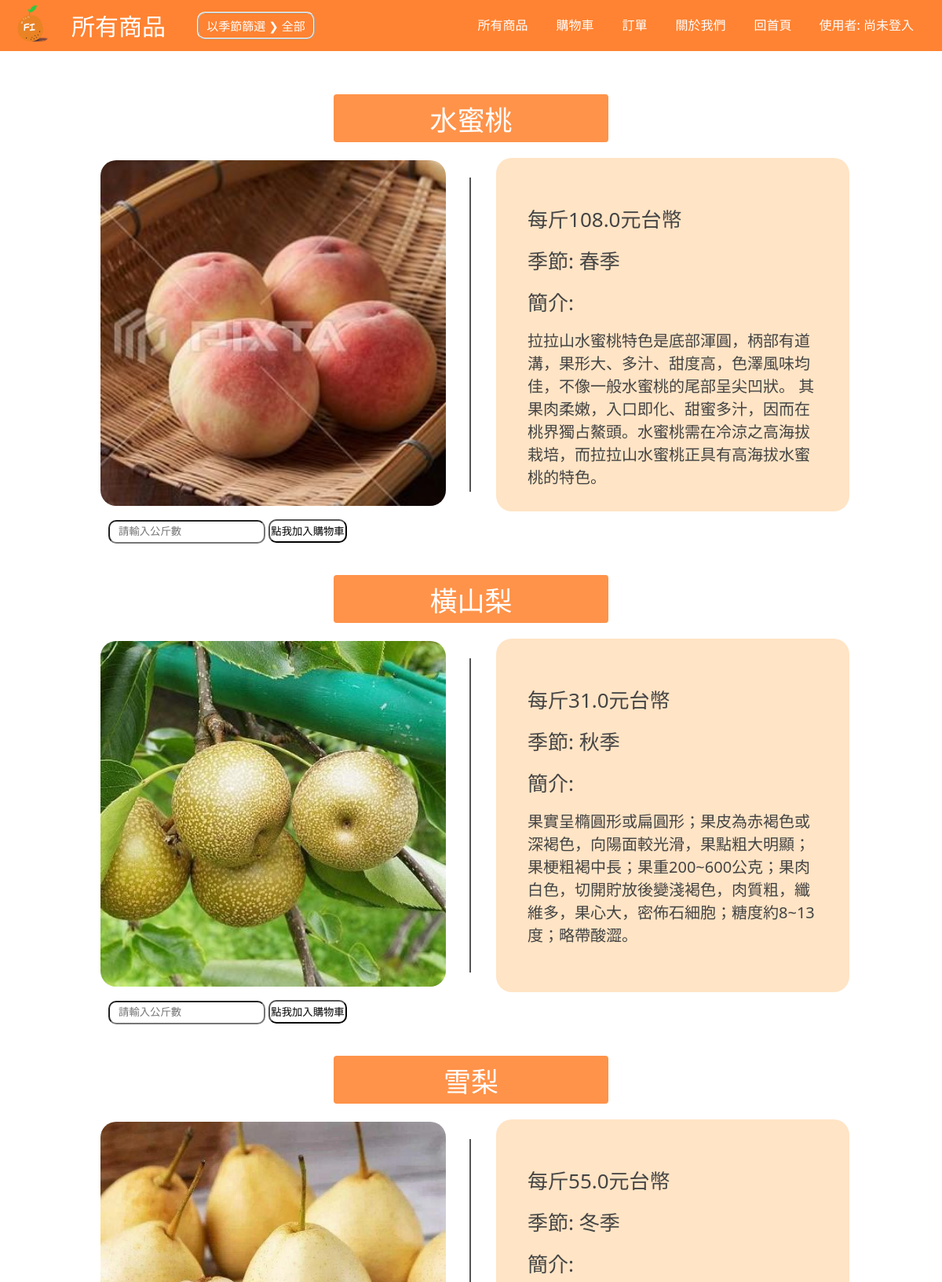
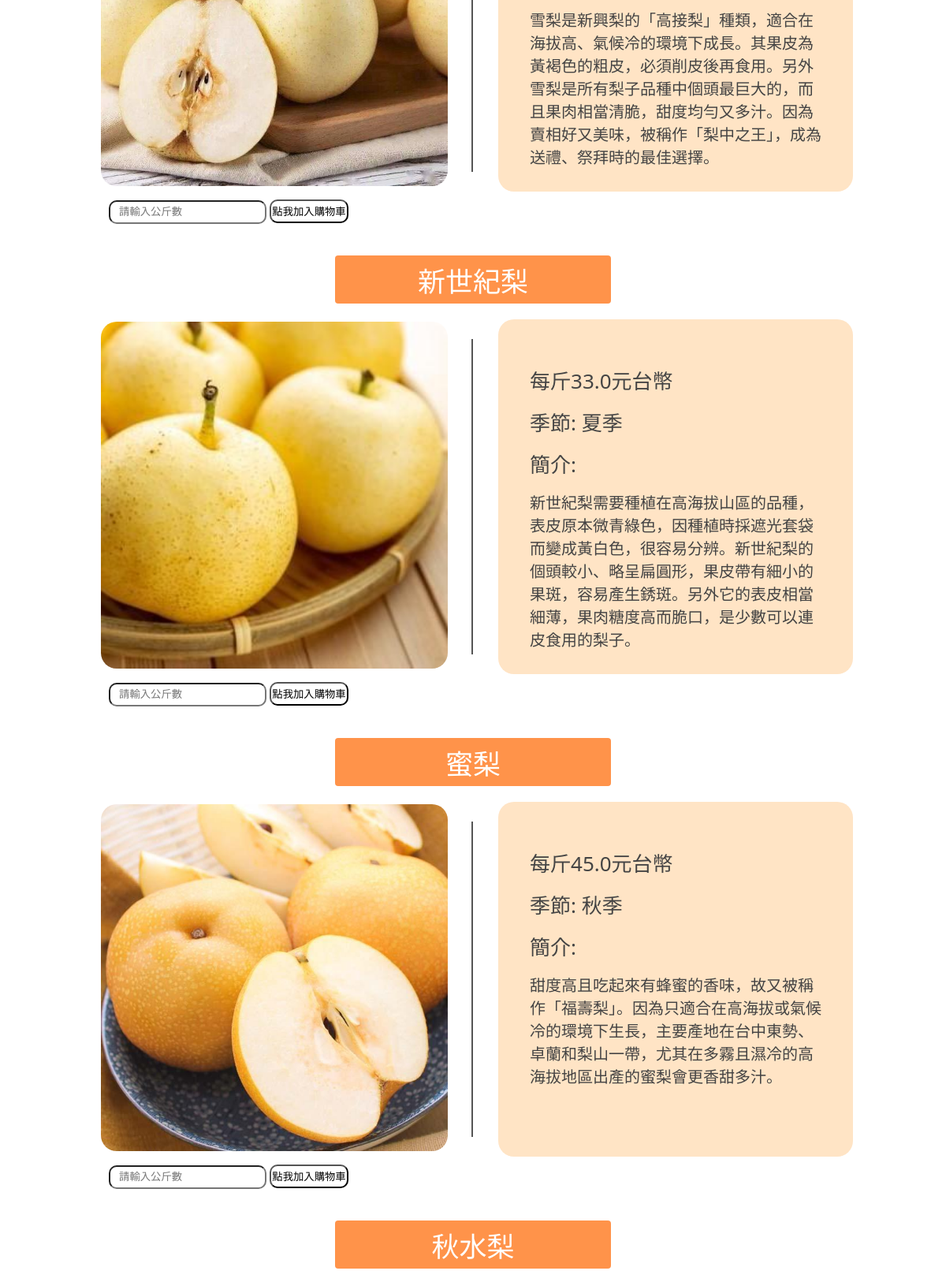
Page /product/index/all (upper part) on the committed database (2 pictures, top to bottom).
### product/models.py (models this page shows, shortened)
class Product(models.Model):
    product_name = models.CharField(max_length=32)
    price_per_kg = models.FloatField(max_length=10)
    season = models.ForeignKey(Season, on_delete=models.CASCADE)
    storage_kg = models.FloatField(max_length=32)
    description = models.TextField(max_length=150)
    product_image = ProcessedImageField(upload_to='Product_images/')

class Season(models.Model):
    season_name = models.CharField(max_length=2)
    def __str__(self):
        return f"{self.season_name}"

### product/views.py (the view)
# urls.py: path("index/<str:season>", views.index, name = "index"),
def index(request, season):
    if request.method == "POST":
        if not request.user.is_authenticated:
            url = str(reverse_lazy('user:signin'))
            return redirect(url)
        else:
            number = request.POST["number"]
            id = request.POST["product_id"]
            user_name = request.user.username
            if number == "":
                if season == "all":
                    return render(request, "product/Index.html", {"products": Product.objects.all(), "error": "  無法輸入空白  ", "season": "全部"})
                else:
                    return render(request, "product/Index.html", {"products": Product.objects.filter(season = Season.objects.get(season_name = season)), "error": "  無法輸入空白  ", "season": season})
            if int(number) <= 0:
                if season == "all":
                    return render(request, "product/Index.html", {"products": Product.objects.all(), "error": "  公斤數不得小於或等於零  ", "season": "全部"})
                else:
                    return render(request, "product/Index.html", {"products": Product.objects.filter(season = Season.objects.get(season_name = season)), "error": "  公斤數不得小於或等於零  ", "season": season})
            if id is not None and user_name is not None:
                if list(Shoppingcart.objects.filter(user = user_name)) == []:
                    Shoppingcart.objects.create(product = Product.objects.get(id = id), number = number, user = user_name)
                    if season == "all":
                            return render(request, "product/Index.html", {"products": Product.objects.all(), "error": "", "season": "全部"})
                    else:
                        return render(request, "product/Index.html", {"products": Product.objects.filter(season = Season.objects.get(season_name = season)), "error": "", "season": season})
                else:
                    try:
                        user = Shoppingcart.return_users_order_same_product(user_name, Product.objects.get(id = id))
                    except:
                        Shoppingcart.objects.create(product = Product.objects.get(id = id), number = number, user = user_name)
                        if season == "all":
                            return render(request, "product/Index.html", {"products": Product.objects.all(), "error": "", "season": "全部"})
                        else:
                            return render(request, "product/Index.html", {"products": Product.objects.filter(season = Season.objects.get(season_name = season)), "error": "", "season": season})
                    else:
                        sum = int(number) + int(user.number)
                        user.update_number(user_name, Product.objects.get(id = id), sum)
                        if season == "all":
                            return render(request, "product/Index.html", {"products": Product.objects.all(), "error": "", "season": "全部"})
                        else:
                            return render(request, "product/Index.html", {"products": Product.objects.filter(season = Season.objects.get(season_name = season)), "error": "", "season": season})
            else:
                return render(request, "product/Index.html", {"products": Product.objects.all(), "season": season})
    else:
        if request.user.is_authenticated:
            if season == "all":
                return render(request, "product/Index.html", {"products": Product.objects.all(), "season": "全部"})
            else:
                return render(request, "product/Index.html", {"products": Product.objects.filter(season = Season.objects.get(season_name = season)), "season": season})
        else:
            if season == "all":
                return render(request, "product/Index.html", {"products": Product.objects.all(), "no_user": "尚未登入", "season": "全部"})
            else:
                return render(request, "product/Index.html", {"products": Product.objects.filter(season = Season.objects.get(season_name = season)), "no_user": "尚未登入", "season": season})

### product/templates/product/Index.html (shortened to what this page needs)
{% load static %}
<!DOCTYPE html>
<html>
<head>
    <link href="{% static 'product/main.css' %}" rel="stylesheet">
</head>
<body>
    <div class="navbar">
        <div class = "logo-animation">
            <a href= "{% url 'user:index' %}">
                <img src="{% static 'user/Images/orange.png' %}" width="40px" style="margin: 0px 10px;">
            </a>
        </div>
        <div style="display: inline-block; margin-left: 20px;">
            <a style="font-size: 30px;">所有商品</a>
        </div>
        <div class="season_button">
            <button class="season_button_text"><a href="{% url 'user:sort_season' %}">以季節篩選 &#10095; {{season}}</a></button>
        </div>
        <nav class="navbar-button">
            <ul class="navbar-ul">
                <li class="navbar-text"><a href="{% url 'product:index_no_season' %}">&ensp;&ensp;所有商品&ensp;&ensp;</a></li>
                <li class="navbar-text"><a href="{% url 'user:shoppingcart' %}">&ensp;&ensp;購物車&ensp;&ensp;</a></li>
                <li class="navbar-text"><a href="{% url 'user:order' %}">&ensp;&ensp;訂單&ensp;&ensp;</a></li>
                <li class="navbar-text"><a href="{% url 'user:aboutus' %}">&ensp;&ensp;關於我們&ensp;&ensp;</a></li>
                <li class="navbar-text"><a href="{% url 'user:index' %}">&ensp;&ensp;回首頁&ensp;&ensp;</a></li>
                <p class="navbar-text" style="margin-left: 15px; margin-right: 30px;">
                    <a>使用者: {{request.user.username}}{{no_user}}</a></p>
            </ul>
        </nav>
    </div>
    <div id="product-container">
        {% for product in products %}
            <div class="categories">
                <div style="max-width: 800px; display: flex; align-items: center; margin-left: auto; margin-right: auto; margin-bottom: 15px;">
                    <div style="background-color: #ff934a; border-radius: 4px; padding: 5px; width: 350px; text-align: center;">
                        <p style="color: white; font-size: 35px;">{{ product.product_name }}</p></div>
                </div>
                <div class="row-2">
                    <div class="flex-grow: 0; align-items: center; text-align: center; height: 450px; width: 450px;">
                        <img src="{{product.product_image.url}}" width="440px" height="440px" style="margin: 10px; border-radius: 20px;">
                    </div>
                    <div style="width: 2px; height: 400px; background-color: #555; margin-left: 20px; margin-right: 20px;"></div>
                    <div class="col-2">
                        <div style="margin-top: 13%; margin-bottom: auto; padding-left: 25px; padding-right: 25px;">
                            <p style="font-size: 26px; margin: 15px; text-align: left; color: #444;">每斤{{product.price_per_kg}}元台幣</p>
                            <p style="font-size: 26px; margin: 15px; text-align: left; color: #444;">季節: {{product.season}}</p>
                            <p style="font-size: 26px; margin: 15px; text-align: left; color: #444;">簡介:</p>
                            <p style="font-size: 20px; margin: 15px; text-align: left; color: #444;">{{product.description}}</p>
                        </div>
                    </div>
                </div>
                <div class="row-3">
                    <div >
                        <form method="post">
                            <input style="height: 30px; width: 200px; border-radius: 10px;" type="number" placeholder="   請輸入公斤數" name = "number">
                            <button type="submit" class="btn-5" >點我加入購物車</button>
                        </form>
                    </div>
                </div>
            </div>
        {% endfor %}
    </div>
</body>
</html>

### product/static/product/main.css (style rules this page uses)
* { margin: 0; padding: 0; box-sizing: border-box; }
li { display: block; color: white; text-decoration: none; transition: background-color 300ms; }
.logo-animation { background-color: rgba(0, 0, 0, 0); border-radius: 15px; transition: background-color 300ms; margin-left: 5px; }
.navbar { display: flex; align-items: center; padding: 6px; background-color: #FF8332; }
.navbar-button { flex: 1; text-align: right; }
.navbar-ul { display: inline-block; list-style-type: none; }
.navbar-text { display: inline-block; color: white; line-height: 50px; }
.navbar-text { font-size: 100%; transition: font-size 300ms; }
.season_button { margin-left: 40px; border-radius: 10px; background-color: rgba(0, 0, 0, 0); transition: background-color 300ms; transition: padding 300ms; }
.season_button_text { height: 35px; border-radius: 10px; width: 150px; background-color: #FF8332; color: white; font-size: 15px; border-color: white; border-style: ridge; transition: font-size 300ms; }
a { text-decoration: none; color: white; font-family: system-ui; }
p { color: #555; font-family: system-ui; }
.row-2 { max-width: 1920px; height: 460px; display: flex; align-items: center; margin-left: auto; margin-right: auto; }
.row-3 { max-width: 1920px; height: 1px; display: flex; align-items: center; margin-left: auto; margin-right: auto; margin-top: 20px; }
.col-2 { flex-grow: 0; align-items: center; text-align: left; height: 450px; width: 450px; margin-left: 12px; background-color: rgb(255, 228, 197); border-radius: 20px; }
.categories { margin: 55px; min-height: 223px; }
.btn-5 { background-color: white; height: 30px; border-radius: 10px; width: 100px; color: black; transition: background-color 300ms, color 300ms, border-radius 300ms; }

### rows in the picture
Product: product_name "水蜜桃", product_image (picture), price_per_kg "108.0", season "春季", description "拉拉山水蜜桃特色是底部渾圓，柄部有道溝，果形大、多汁、甜度高，色澤風味均佳，不像一般水蜜桃的尾部呈尖凹狀。 其果肉柔嫩，入口即化、甜蜜多汁，因而在桃界獨占鰲頭。水蜜桃需在冷涼之高海拔栽培，而拉拉山水蜜桃正具有高海拔水蜜桃的特色。"
Product: product_name "橫山梨", product_image (picture), price_per_kg "31.0", season "秋季", description "果實呈橢圓形或扁圓形；果皮為赤褐色或深褐色，向陽面較光滑，果點粗大明顯；果梗粗褐中長；果重200~600公克；果肉白色，切開貯放後變淺褐色，肉質粗，纖維多，果心大，密佈石細胞；糖度約8~13度；略帶酸澀。"
Product: product_name "雪梨", product_image (picture), price_per_kg "55.0", season "冬季", description "雪梨是新興梨的「高接梨」種類，適合在海拔高、氣候冷的環境下成長。其果皮為黃褐色的粗皮，必須削皮後再食用。另外雪梨是所有梨子品種中個頭最巨大的，而且果肉相當清脆，甜度均勻又多汁。因為賣相好又美味，被稱作「梨中之王」，成為送禮、祭拜時的最佳選擇。"
Product: product_name "新世紀梨", product_image (picture), price_per_kg "33.0", season "夏季", description "新世紀梨需要種植在高海拔山區的品種，表皮原本微青綠色，因種植時採遮光套袋而變成黃白色，很容易分辨。新世紀梨的個頭較小、略呈扁圓形，果皮帶有細小的果斑，容易產生銹斑。另外它的表皮相當細薄，果肉糖度高而脆口，是少數可以連皮食用的梨子。"
Product: product_name "蜜梨", product_image (picture), price_per_kg "45.0", season "秋季", description "甜度高且吃起來有蜂蜜的香味，故又被稱作「福壽梨」。因為只適合在高海拔或氣候冷的環境下生長，主要產地在台中東勢、卓蘭和梨山一帶，尤其在多霧且濕冷的高海拔地區出產的蜜梨會更香甜多汁。"
Product: product_name "秋水梨"

### other values in the picture
{{ season }} "全部"
{{ no_user }} "尚未登入"
